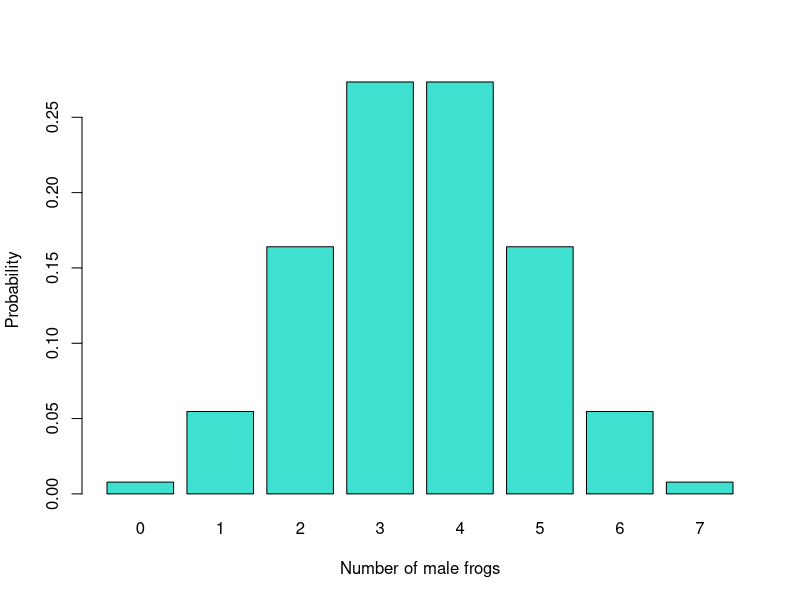
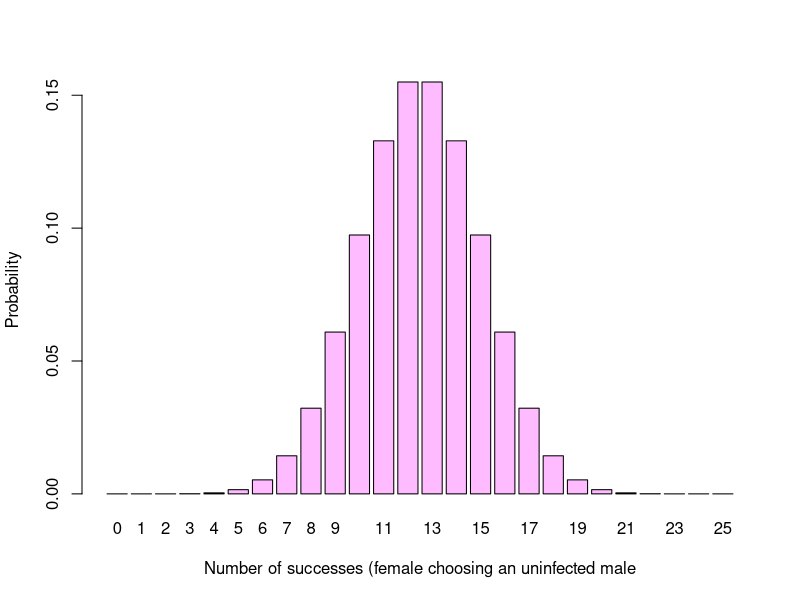

Generate these figures, in order, with R:
## ---- chunk 1

## ---- chunk 2
guppy.data <- c(1, 1, 0, 0, 1, 1, 1, 1, 1, 1, 0, 1, 1, 0, 0, 1, 1, 0, 1, 1, 1, 0, 1, 1, 1)
## ---- chunk 3
p.expected <- 0.5
n = length(guppy.data)
X = sum(guppy.data)
n.choose.x <- (factorial(n)) / (factorial(X)*factorial(n-X))
p.observed <- n.choose.x * p.expected^X * (1-p.expected)^(n-X)
p.observed
## ---- chunk 4
p.hat <- sum(guppy.data) / length(guppy.data)
p.hat
## ---- chunk 5
SE.p.hat <- sqrt((p.hat*(1-p.hat))/(n-1))
SE.p.hat
## ---- chunk 6
observations <- seq(0,7)
observations
## ---- chunk 7
prob.2 <- dbinom(x = 2, size = 7, prob = 0.5) 
prob.2
## ---- chunk 8
null.probabilities <- dbinom(x=observations, size = 7, prob = 0.5)
# create a dataframe
null.distribution <- data.frame(observations,null.probabilities)
colnames(null.distribution)<-c("Observation (# male frogs)", "Probability")
null.distribution
barplot(height = null.probabilities, names = observations, 
        ylab = "Probability", xlab = "Number of male frogs", col="turquoise")
## ---- chunk 9
P.value <- sum(null.probabilities[observations <= 2] + null.probabilities[observations >= 5])
P.value
## ---- chunk 10
P.value <- 2 * sum(null.probabilities[observations <= 2])
P.value
## ---- chunk 11
# 1. Create a vector of all possible observations
observations.guppy <- seq(0,25)
# 2. Calculate the probabilty of each observation under the null hypothesis.
guppy.null <- dbinom(x =X, size = n, prob = p.expected) 
guppy.null
null.probabilities.guppies <- dbinom(x=observations.guppy, size = n, prob = p.expected)
null.probabilities.guppies
# 3. Calculate p for a two-tailed test.
P.value <- sum(null.probabilities[observations <= 2] + null.probabilities[observations >= 5])
P.value.guppy <- 2 * sum(null.probabilities.guppies[observations.guppy >= 18])
P.value.guppy
# 4. BONUS (optional) plot the null distribution, by modifying the frog null distribution code above
barplot(height = null.probabilities.guppies, names = observations.guppy, 
        ylab = "Probability", xlab = "Number of successes (female choosing an uninfected male", 
        col="plum1")

## ---- chunk 12
binom.test(3, n = 10, p = 0.5, alternative = "two.sided")
## ---- chunk 13
guppy.binom.test <- binom.test(X, n = n, p = p.expected, alternative = "two.sided")
guppy.binom.test
## ---- chunk 14
guppy.data.7guppies <- c(0, 1, 0, 1, 1, 1, 1)
p.expected <- 0.5
p.hat.7 <- sum(guppy.data.7guppies) / length(guppy.data.7guppies)
p.hat.7
SE.p.hat.7 <- sqrt((p.hat.7*(1-p.hat))/(7-1))
SE.p.hat.7
## ---- chunk 15
guppy.binom.test.7 <- binom.test(sum(guppy.data.7guppies), n = length(guppy.data.7guppies),
                                 p = p.expected, alternative = "two.sided")
guppy.binom.test.7
